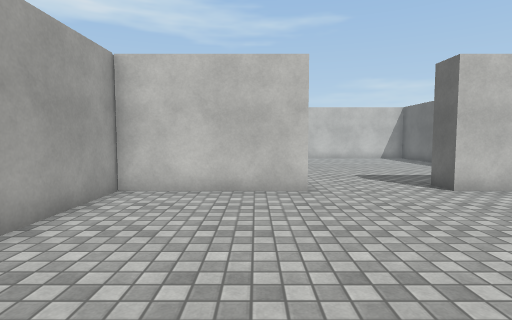
[1] (above)

16 first-person views from a walk through a Unity game level. The camera is 1.3 m above the floor, tilts 4° down and sees 80° across. The floor is counted in squares, 1 m on a side. Each view is taken from the middle of a square. On the plan, view 1 faces up. The plan holds only what a view shows up to about 14 squares ahead; the rest is blank. The place goes on beyond the plan. The player is left out. Surface patterns are stand-ins for the level's own textures.

[2]
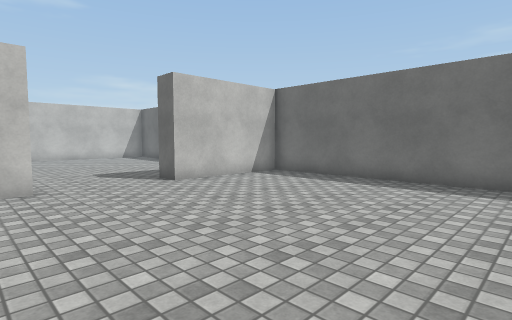

[3]
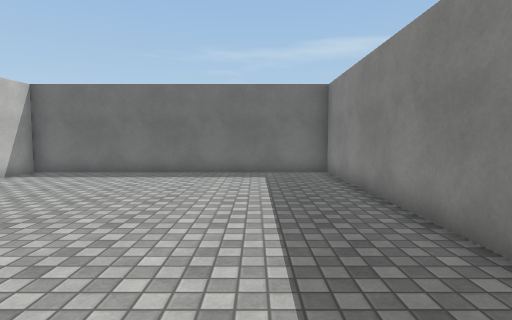

[4]
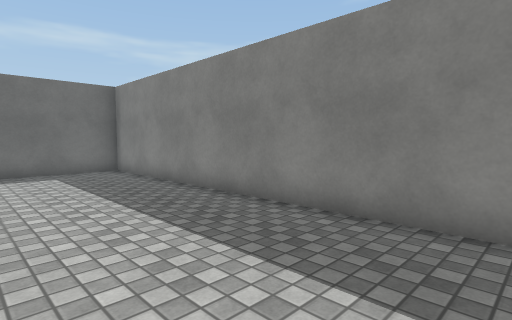

[5]
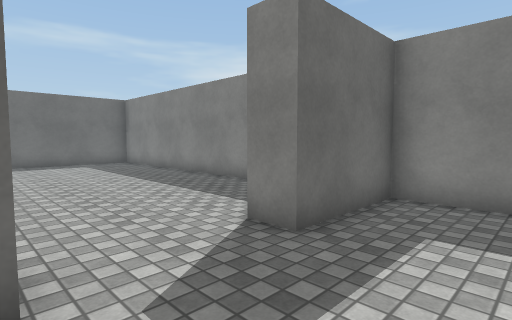

[6]
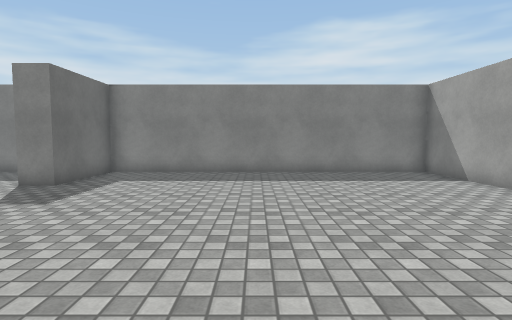

[7]
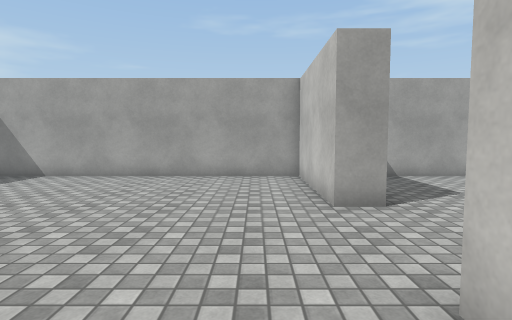

[8]
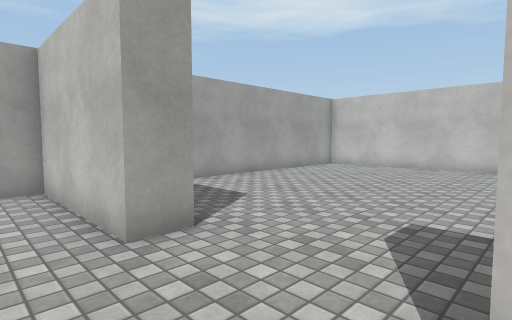

[9]
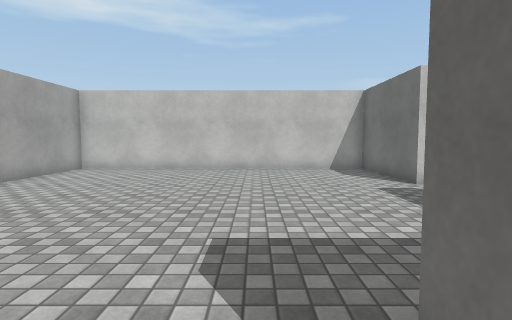

[10]
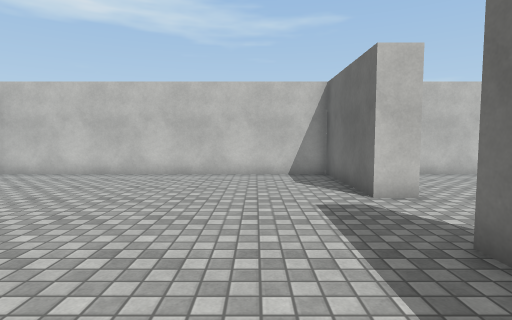

[11]
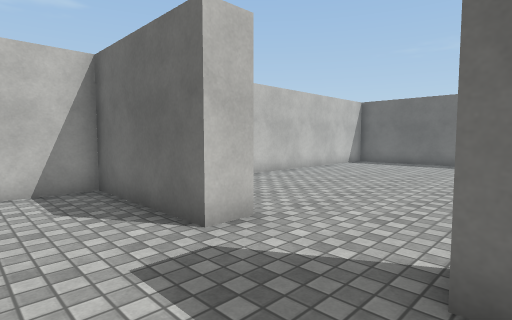

[12]
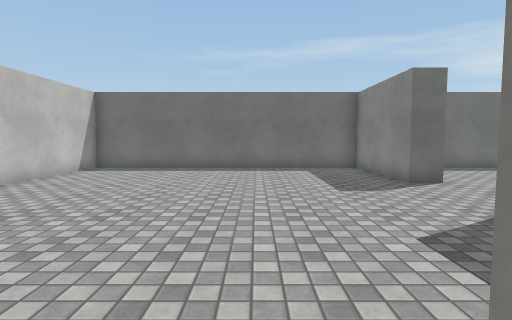

[13]
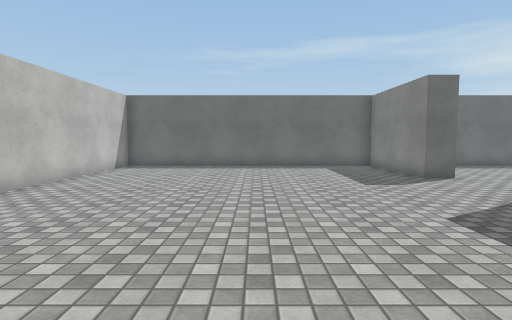

[14]
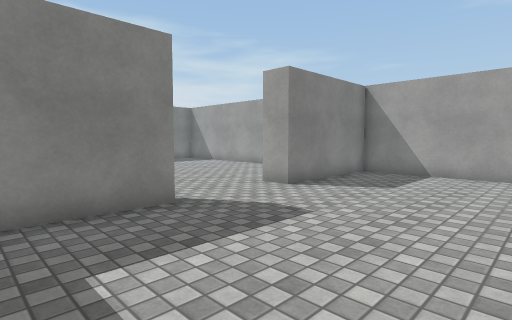

[15]
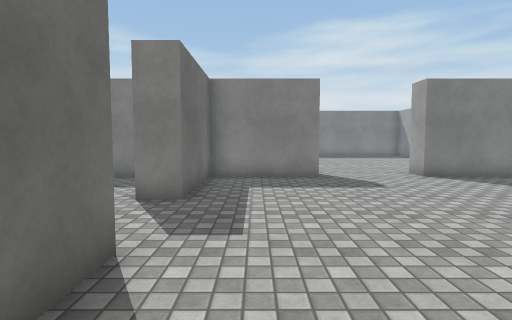

[16]
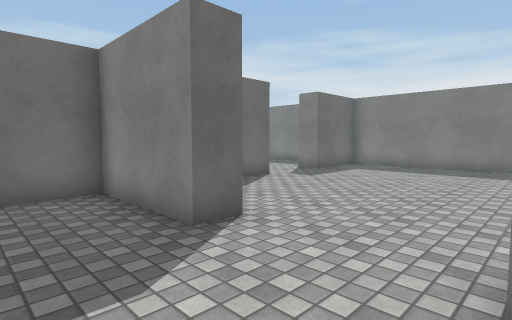

### Floor plan
Points are (right, up) in squares from view 1. A wall is a line through its corners. A room is listed if a view was taken in it or the views show most of it. See-through windows are left out.
Room 1 (views 1, 2, 3, 4)
walls: (1.4, 7.5) (-3.4, 7.5) (-3.4, 4); (-2.8, -3.7) (9.6, -3.7) (9.6, 7.5) (4.9, 7.5)
ways out: opening at (-4, 1) to room 2; opening at (3, 7.7) to room 4
Room 2 (views 5, 7, 8, 9)
walls: (-4.4, 2.6) (-4.4, 4.1); (-11.8, 7.5) (-16.5, 7.5) (-16.5, -3.7) (-4.4, -3.7) (-4.4, -0.4) (-3.4, -0.4); (-7.6, 7.5) (-8.2, 7.5)
ways out: opening at (-4, 1) to room 1; opening at (-10, 7.7) to room 3
Room 3 (views 6, 10, 11, 12, 13, 14, 15, 16)
walls: (-8.2, 7.5) (-8.2, 8.5) (-4.4, 8.5) (-4.4, 12.5) (-3.4, 12.5); (-3.4, 15.6) (-4.4, 15.6) (-4.4, 20.2) (-16.5, 20.2) (-16.5, 8.5) (-11.8, 8.5) (-11.8, 7.5)
ways out: opening at (-10, 7.7) to room 2; opening at (-4, 14) to room 4
Room 4 (no view inside)
walls: (4.9, 7.5) (4.9, 8.5) (9.6, 8.5) (9.6, 20.2) (-1, 20.2); (-1.9, 8.5) (-1, 8.5)
ways out: opening at (3, 7.7) to room 1; opening at (-4, 14) to room 3

Where each view was taken, in squares from view 1:
view 1: 0 up, 0 right, facing up
view 2: 1 down, 0 right, facing up-right
view 3: 1 down, 2 left, facing right
view 4: 1 up, 3 left, facing down-right
view 5: 3 up, 7 left, facing down-right
view 6: 8 up, 10 left, facing down
view 7: 6 up, 6 left, facing left
view 8: 6 up, 8 left, facing up-left
view 9: 7 up, 9 left, facing up
view 10: 9 up, 7 left, facing up
view 11: 12 up, 7 left, facing up-right
view 12: 13 up, 4 left, facing right
view 13: 14 up, 5 left, facing right
view 14: 14 up, 5 left, facing down-left
view 15: 19 up, 6 left, facing down
view 16: 11 up, 12 left, facing down-right
